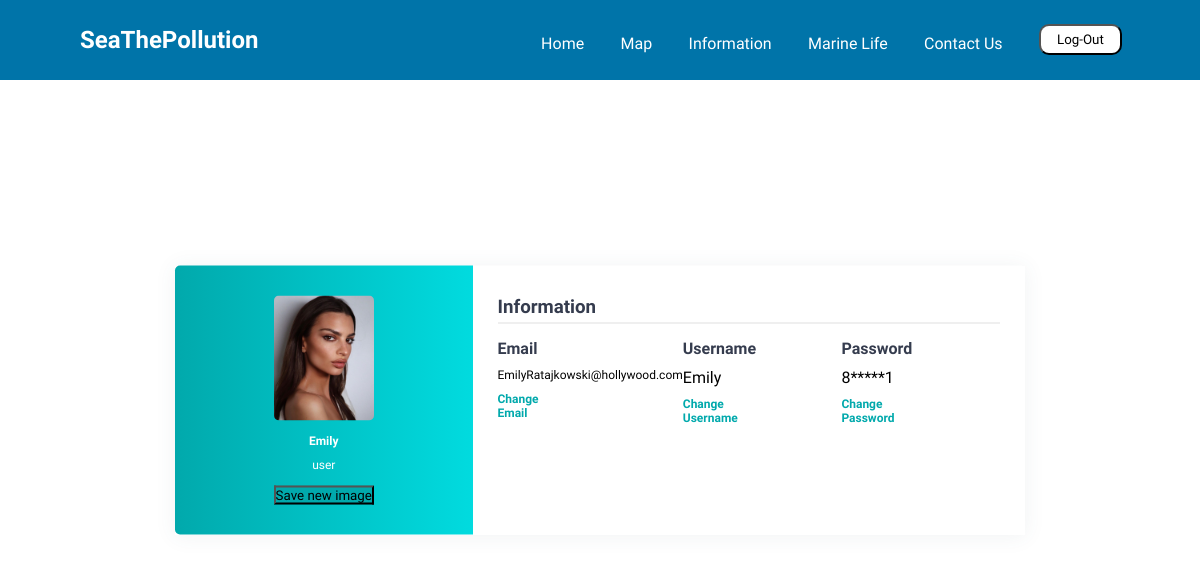
The page /Users/index.php (signed in) on the database its author committed.
### tables this page shows
CREATE TABLE users (
  id int(11) NOT NULL AUTO_INCREMENT PRIMARY KEY,
  username varchar(100) NOT NULL,
  password varchar(100) NOT NULL,
  email varchar(100) NOT NULL,
  userType varchar(100) NOT NULL DEFAULT 'user'
);

### Users/userFunctions.php (called while the page is built, shortened)
<?php
function getUsernameByID($conn){
    $number=$_SESSION['id'];
    $sql= "SELECT username FROM users WHERE id= $number";
    $result = $conn ->query($sql);
    $row = mysqli_fetch_assoc($result);
    return $row['username'];
}
function getUserRoleByID($conn){
    $number=$_SESSION['id'];
    $sql= "SELECT userType FROM users WHERE id= $number";
    $result = $conn ->query($sql);
    $row = mysqli_fetch_assoc($result);
    return $row['userType'];
}
function getUserEmailByID($conn){
    $number=$_SESSION['id'];
    $sql= "SELECT email FROM users WHERE id= $number";
    $result = $conn ->query($sql);
    $row = mysqli_fetch_assoc($result);
    return $row['email'];
}
function getUserPassdispByID($conn){
    $number=$_SESSION['id'];
    $sql= "SELECT password FROM users WHERE id= $number";
    $result = $conn ->query($sql);
    $row = mysqli_fetch_assoc($result);
    $string=$row['password'];
    return "$string[0]*****$string[-1]";
}
?>

### Users/index.php (the view, shortened to what this page needs)
<?php
        include'dbu.inc.php';
        include'userFunctions.php';
?>
<!DOCTYPE html>
<html lang="en">
<head>
    <link rel='stylesheet' type='text/css' href='menu.css'>
    <link rel='stylesheet' type='text/css' href='../Users/user.css'>
    <link rel="stylesheet" href="../Footer/Footer.css">
</head>
<body>
    <header>
        <div class='nav-container'>
            <nav class='navbar'>
                <a href='../'><h1 id='navbar-logo'>SeaThePollution</h1></a>
                <ul class='nav-menu'>
                    <li><a href='../' class='nav-links'>Home</a></li>
                    <li><a href='../Maps' class='nav-links'>Map</a></li>
                    <li><a href='../Information' class='nav-links'>Information</a></li>
                    <li><a href='../MarineLife/' class='nav-links'>Marine Life</a></li>
                    <li><a href='../Contact/' class='nav-links'>Contact Us</a></li>
                    <li>
                    <?php
                        echo"<form method='POST' action = '".userLogoff($conn)."'>
                        <button id='signBtn' name='logoffSubmit' class='nav-links nav-links-Button'>Log-Out</button>
                        </form>";
                    ?>
                    </li>
                </ul>
            </nav>
        </div>
    </header>
    </body>
    <?php
        $id=$_SESSION['id'];
        $sqlImg="SELECT * FROM profileimg WHERE userid=$id ";
        $resultImg= mysqli_query($conn,$sqlImg);
    ?>
    <main class="re">
        <div class="wrapper">
            <div class="left">
            <form action="uploads.php" method="post" enctype="multipart/form-data">
                <div class="image-upload">
                    <label for="file-input">
                        <?php
                            $rowImg=mysqli_fetch_assoc($resultImg);
                                if($rowImg['status']==0){
                                    echo"<img src='../Users/uploads/profile".$id.".jpg'  width='100'> ";
                                }
                                else{
                                    echo"<img src='../Images/user-2517433.png' alt='user' width='100'>";
                                }
                        ?>
                    </label>
                </div>
                <?php echo"<h4>".getUsernameByID($conn)."</h4>";?>
                <?php echo"<p>".getUserRoleByID($conn)."<p>";?>
                <br>
                <button class="inpt" type="submit"  name="submit">Save new image</button>
            </form>
            </div>
            <div class="right">
                <div class="info">
                    <h3>Information</h3>
                    <div class="info_data">
                        <div class="data">
                            <h4>Email</h4>
                            <?php echo"<p style='font-size:12px;'>".getUserEmailByID($conn)."</p>";?>
                            <div class="changes">
                                <a href="./changee.php"><h4 style="color:#01a9ac;">Change <br> Email</h4></a>
                            </div>
                        </div>
                        <div class="data">
                            <h4>Username</h4>
                            <?php echo"<p>".getUsernameByID($conn)."</p>";?>
                            <div class="changes">
                                <a href="./changeu.php"><h4 style="color:#01a9ac;">Change <br> Username</h4></a>
                            </div>
                        </div>
                        <div class="data">
                            <h4>Password</h4>
                            <?php echo"<p>".getUserPassDispByID($conn)."</p>";?>
                            <div class="changes">
                                <a href="./changep.php"><h4 style="color:#01a9ac;">Change <br> Password</h4></a>
                            </div>
                        </div>
                    </div>
                </div>
            </div>
        </div>
    </main>

### Users/menu.css (style rules this page uses)
* { box-sizing: border-box; margin: 0; padding: 0; font-family: 'Comfortaa', cursive; }
.nav-container { width: 100%; background-color: #0074a9; }
.navbar { display: grid; grid-template-columns: 0.2fr auto 1fr; align-items: center; height: 80px; width: 90%; max-width: 1720px; margin: 0 auto; }
#navbar-logo { color: rgb(255, 255, 255); justify-self: start; margin-left: 20px; }
#navbar-logo { cursor: pointer; }
.nav-menu { display: grid; grid-template-columns: repeat(6,auto); list-style: none; text-align: center; width: 70%; justify-self: end; }
.nav-links { color: white; text-decoration: none; position: relative; top: 9px; }
.nav-links-Button { background-color: rgb(255, 255, 255); color: rgb(0, 0, 0); text-decoration: none; padding: 6px 16px; border-radius: 10px; position: relative; cursor: pointer; top: -1px; }

### Users/user.css (style rules this page uses)
* { box-sizing: border-box; margin: 0; padding: 0; font-family: 'Comfortaa', cursive; }
body { background:url(../Images/seauser.jpg); background-repeat: no-repeat; background-size: cover; }
.wrapper { position: absolute; top: 50%; left: 50%; transform: translate(-50%,-50%); width: 850px; display: flex; box-shadow: 0 1px 20px 0 rgba(70, 90, 100, 0.08); }
.wrapper .left { width: 35%; background: linear-gradient(to right,#01a9ac,#01dbdf); padding: 30px; border-top-left-radius: 5px; border-bottom-left-radius: 5px; text-align: center; color: #fff; }
.wrapper .left img { margin-bottom: 10px; border-radius: 5px; }
.wrapper .left h4 { margin-bottom: 10px; }
.wrapper .left { font-size: 12px; }
.wrapper .right { width: 65%; background: #fff; border-top-right-radius: 5px; border-bottom-right-radius: 5px; padding: 30px 25px; }
.wrapper .right .info { margin-bottom: 25px; }
.wrapper .right .info h3 { margin-bottom: 15px; padding-bottom: 5px; border-bottom: 1px solid #e0e0e0; color: #353c4e; }
.wrapper .right .info_data { display: flex; justify-content: space-between; }
.wrapper .right .info_data .data { width: 45%; }
.wrapper .right .info_data .data h4 { color: #353c4e; margin-bottom: 10px; }
.wrapper .right .info_data .data p { margin-bottom: 10px; }
@media screen and (max-width: 1477px) { body { background-size: 3000px; } }

### Footer/Footer.css (style rules this page uses)
* { margin: 0; padding: 0; box-sizing: border-box; }
a { text-decoration: none; }

### Users/index.php (style rules this page uses)
.changes { border-radius: 8px; font-size:12px; }
.inpt { background-color:#01a9ac; }

### rows shown on the page
users: username "Emily", userType "user", email "EmilyRatajkowski@hollywood.com", password "8*****1"
